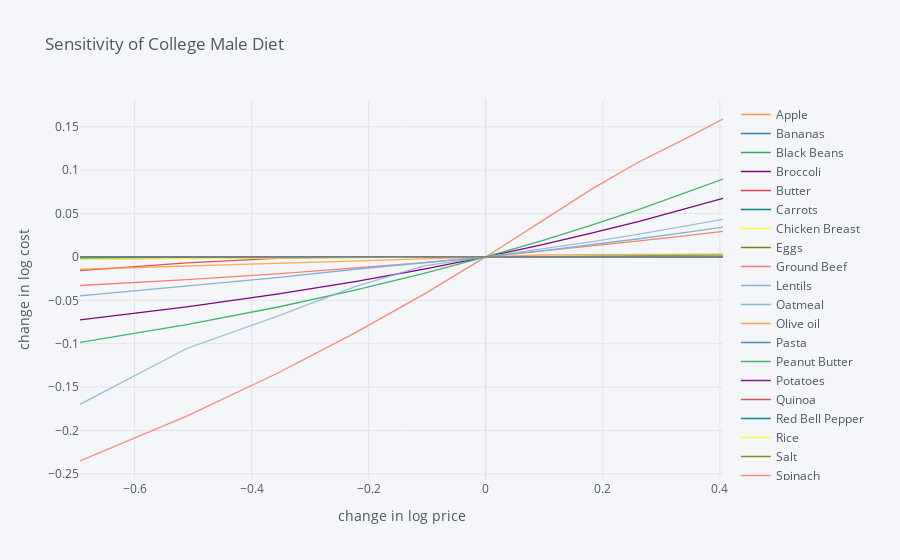

The cell this chart's notebook holds for it:
### Markdown cell above
### Sensitization of Minimum Cost Diets:

### Code cell
#Sensitization for Regular Male 
import cufflinks as cf
cf.go_offline()

scale = [.5,.6,.7,.8,.9,1.,1.1,1.2,1.3,1.4,1.5]

cost0 = solve_subsistence_problem(D,Prices,bmin_reg.iloc[:,0],bmax_reg.iloc[:,0],tol=tol).fun

Price_response={}
for s in scale:
    cost = {}
    for i,p in enumerate(Prices):
        my_p = Prices.copy()
        my_p[i] = p*s
        result = solve_subsistence_problem(D,my_p,bmin_reg.iloc[:,0],bmax_reg.iloc[:,0],tol=tol)
        cost[Prices.index[i]] = np.log(result.fun/cost0)
    Price_response[np.log(s)] = cost

Price_response = pd.DataFrame(Price_response).T
Price_response.iplot(xTitle='change in log price',yTitle='change in log cost', title = "Sensitivity of College Male Diet")

### Figure 1 — Plotly figure (JSON) as saved in the notebook; plotly's stock layout.template omitted (floating-point values rounded to 4 significant figures)
{"data": [{"line": {"color": "rgba(255, 153, 51, 1.0)", "dash": "solid", "shape": "linear", "width": 1.3}, "mode": "lines", "name": "Apple", "text": "", "type": "scatter", "x": [-0.6931, -0.5108, -0.3567, -0.2231, -0.1054, 0, 0.09531, 0.1823, 0.2624, 0.3365, 0.4055], "y": [4.825e-11, 5.527e-11, 5.669e-11, 1.054e-11, -1.129e-12, 0, 4.861e-12, 1.109e-11, 1.838e-11, 2.74e-11, 2.581e-11]}, {"line": {"color": "rgba(55, 128, 191, 1.0)", "dash": "solid", "shape": "linear", "width": 1.3}, "mode": "lines", "name": "Bananas", "text": "", "type": "scatter", "x": [-0.6931, -0.5108, -0.3567, -0.2231, -0.1054, 0, 0.09531, 0.1823, 0.2624, 0.3365, 0.4055], "y": [-4.956e-11, 1.223e-06, -1.742e-12, 7.313e-11, 5.513e-11, 0, 2.264e-06, 1.834e-06, 1.538e-06, 1.323e-06, 1.163e-06]}, {"line": {"color": "rgba(50, 171, 96, 1.0)", "dash": "solid", "shape": "linear", "width": 1.3}, "mode": "lines", "name": "Black Beans", "text": "", "type": "scatter", "x": [-0.6931, -0.5108, -0.3567, -0.2231, -0.1054, 0, 0.09531, 0.1823, 0.2624, 0.3365, 0.4055], "y": [-0.002083, -0.001666, -0.001249, -0.0008328, -0.0004163, 0, 0.0004161, 0.0008338, 0.001249, 0.001665, 0.00208]}, {"line": {"color": "rgba(128, 0, 128, 1.0)", "dash": "solid", "shape": "linear", "width": 1.3}, "mode": "lines", "name": "Broccoli", "text": "", "type": "scatter", "x": [-0.6931, -0.5108, -0.3567, -0.2231, -0.1054, 0, 0.09531, 0.1823, 0.2624, 0.3365, 0.4055], "y": [-0.07252, -0.05759, -0.04288, -0.02838, -0.01409, 0, 0.01389, 0.0276, 0.04111, 0.05445, 0.06761]}, {"line": {"color": "rgba(219, 64, 82, 1.0)", "dash": "solid", "shape": "linear", "width": 1.3}, "mode": "lines", "name": "Butter ", "text": "", "type": "scatter", "x": [-0.6931, -0.5108, -0.3567, -0.2231, -0.1054, 0, 0.09531, 0.1823, 0.2624, 0.3365, 0.4055], "y": [5.494e-11, 3.74e-11, 2.314e-11, 1.233e-11, 4.712e-12, 0, -2.356e-12, -2.739e-12, -1.71e-12, 4.206e-13, 8.726e-13]}, {"line": {"color": "rgba(0, 128, 128, 1.0)", "dash": "solid", "shape": "linear", "width": 1.3}, "mode": "lines", "name": "Carrots", "text": "", "type": "scatter", "x": [-0.6931, -0.5108, -0.3567, -0.2231, -0.1054, 0, 0.09531, 0.1823, 0.2624, 0.3365, 0.4055], "y": [1.185e-10, 1.156e-10, 1.756e-10, 1.088e-10, 3.008e-11, 0, -6.108e-12, 1.837e-12, 1.956e-11, 4.492e-11, 7.352e-11]}, {"line": {"color": "rgba(255, 255, 51, 1.0)", "dash": "solid", "shape": "linear", "width": 1.3}, "mode": "lines", "name": "Chicken Breast", "text": "", "type": "scatter", "x": [-0.6931, -0.5108, -0.3567, -0.2231, -0.1054, 0, 0.09531, 0.1823, 0.2624, 0.3365, 0.4055], "y": [4.452e-11, 3.041e-11, 2.032e-11, 1.242e-11, 5.778e-12, 0, -5.215e-12, -9.902e-12, -1.436e-11, -1.847e-11, -2.24e-11]}, {"line": {"color": "rgba(128, 128, 0, 1.0)", "dash": "solid", "shape": "linear", "width": 1.3}, "mode": "lines", "name": "Eggs", "text": "", "type": "scatter", "x": [-0.6931, -0.5108, -0.3567, -0.2231, -0.1054, 0, 0.09531, 0.1823, 0.2624, 0.3365, 0.4055], "y": [1.314e-10, 1.185e-10, 9.359e-11, 6.365e-11, 3.186e-11, 0, 2.311e-06, 1.732e-06, 1.194e-06, 7.13e-07, 3.458e-07]}, {"line": {"color": "rgba(251, 128, 114, 1.0)", "dash": "solid", "shape": "linear", "width": 1.3}, "mode": "lines", "name": "Ground Beef", "text": "", "type": "scatter", "x": [-0.6931, -0.5108, -0.3567, -0.2231, -0.1054, 0, 0.09531, 0.1823, 0.2624, 0.3365, 0.4055], "y": [-0.03293, -0.02626, -0.01963, -0.01304, -0.0065, 0, 0.006459, 0.01288, 0.01841, 0.0239, 0.02936]}, {"line": {"color": "rgba(128, 177, 211, 1.0)", "dash": "solid", "shape": "linear", "width": 1.3}, "mode": "lines", "name": "Lentils", "text": "", "type": "scatter", "x": [-0.6931, -0.5108, -0.3567, -0.2231, -0.1054, 0, 0.09531, 0.1823, 0.2624, 0.3365, 0.4055], "y": [-0.04499, -0.03373, -0.02387, -0.0142, -0.007073, 0, 0.007025, 0.014, 0.02093, 0.0277, 0.03438]}, {"line": {"color": "rgba(128, 177, 211, 0.8999999999999999)", "dash": "solid", "shape": "linear", "width": 1.3}, "mode": "lines", "name": "Oatmeal", "text": "", "type": "scatter", "x": [-0.6931, -0.5108, -0.3567, -0.2231, -0.1054, 0, 0.09531, 0.1823, 0.2624, 0.3365, 0.4055], "y": [5.318e-11, 3.538e-11, 2.308e-11, 1.394e-11, 6.511e-12, 0, -6.192e-12, -1.236e-11, -1.856e-11, 2.431e-06, 2.305e-06]}, {"line": {"color": "rgba(255, 153, 51, 0.8999999999999999)", "dash": "solid", "shape": "linear", "width": 1.3}, "mode": "lines", "name": "Olive oil ", "text": "", "type": "scatter", "x": [-0.6931, -0.5108, -0.3567, -0.2231, -0.1054, 0, 0.09531, 0.1823, 0.2624, 0.3365, 0.4055], "y": [0, 0, 0, 0, 0, 0, 0, 0, 0, 0, 0]}, {"line": {"color": "rgba(55, 128, 191, 0.8999999999999999)", "dash": "solid", "shape": "linear", "width": 1.3}, "mode": "lines", "name": "Pasta", "text": "", "type": "scatter", "x": [-0.6931, -0.5108, -0.3567, -0.2231, -0.1054, 0, 0.09531, 0.1823, 0.2624, 0.3365, 0.4055], "y": [8.127e-10, 3.797e-10, 1.935e-10, 9.678e-11, 3.914e-11, 0, -2.826e-11, 4.148e-07, 3.972e-07, 6.202e-07, 7.069e-07]}, {"line": {"color": "rgba(50, 171, 96, 0.8999999999999999)", "dash": "solid", "shape": "linear", "width": 1.3}, "mode": "lines", "name": "Peanut Butter", "text": "", "type": "scatter", "x": [-0.6931, -0.5108, -0.3567, -0.2231, -0.1054, 0, 0.09531, 0.1823, 0.2624, 0.3365, 0.4055], "y": [-0.09859, -0.07808, -0.05798, -0.03828, -0.01896, 0, 0.01861, 0.03687, 0.05481, 0.07243, 0.08974]}, {"line": {"color": "rgba(128, 0, 128, 0.8999999999999999)", "dash": "solid", "shape": "linear", "width": 1.3}, "mode": "lines", "name": "Potatoes", "text": "", "type": "scatter", "x": [-0.6931, -0.5108, -0.3567, -0.2231, -0.1054, 0, 0.09531, 0.1823, 0.2624, 0.3365, 0.4055], "y": [9.531e-11, 5.447e-11, 3.109e-11, 1.653e-11, 6.808e-12, 0, -4.966e-12, -8.682e-12, -1.158e-11, -1.391e-11, -1.577e-11]}, {"line": {"color": "rgba(219, 64, 82, 0.8999999999999999)", "dash": "solid", "shape": "linear", "width": 1.3}, "mode": "lines", "name": "Quinoa", "text": "", "type": "scatter", "x": [-0.6931, -0.5108, -0.3567, -0.2231, -0.1054, 0, 0.09531, 0.1823, 0.2624, 0.3365, 0.4055], "y": [-0.01577, -0.006794, -0.001595, 2.976e-09, 3.465e-11, 0, -1.408e-11, -2.292e-11, -2.936e-11, 2.242e-06, 2.16e-06]}, {"line": {"color": "rgba(0, 128, 128, 0.8999999999999999)", "dash": "solid", "shape": "linear", "width": 1.3}, "mode": "lines", "name": "Red Bell Pepper", "text": "", "type": "scatter", "x": [-0.6931, -0.5108, -0.3567, -0.2231, -0.1054, 0, 0.09531, 0.1823, 0.2624, 0.3365, 0.4055], "y": [1.84e-11, 1.326e-11, 9.525e-12, 6.366e-12, 3.236e-12, 0, -3.42e-12, -6.972e-12, -1.067e-11, -1.446e-11, -1.829e-11]}, {"line": {"color": "rgba(255, 255, 51, 0.8999999999999999)", "dash": "solid", "shape": "linear", "width": 1.3}, "mode": "lines", "name": "Rice", "text": "", "type": "scatter", "x": [-0.6931, -0.5108, -0.3567, -0.2231, -0.1054, 0, 0.09531, 0.1823, 0.2624, 0.3365, 0.4055], "y": [-0.002636, -0.001756, -0.0008757, -0.0003897, -0.0001934, 0, 0.0001949, 0.0003895, 0.0005206, 0.0005208, 0.0005206]}, {"line": {"color": "rgba(128, 128, 0, 0.8999999999999999)", "dash": "solid", "shape": "linear", "width": 1.3}, "mode": "lines", "name": "Salt", "text": "", "type": "scatter", "x": [-0.6931, -0.5108, -0.3567, -0.2231, -0.1054, 0, 0.09531, 0.1823, 0.2624, 0.3365, 0.4055], "y": [1.584e-07, 1.096e-07, 6.335e-08, 3.668e-07, 4.792e-07, 0, 3.959e-10, 1.062e-09, 1.488e-09, 6.803e-07, -3.716e-11]}, {"line": {"color": "rgba(251, 128, 114, 0.8999999999999999)", "dash": "solid", "shape": "linear", "width": 1.3}, "mode": "lines", "name": "Spinach", "text": "", "type": "scatter", "x": [-0.6931, -0.5108, -0.3567, -0.2231, -0.1054, 0, 0.09531, 0.1823, 0.2624, 0.3365, 0.4055], "y": [-0.2352, -0.1835, -0.1344, -0.08756, -0.04282, 0, 0.04097, 0.0787, 0.1097, 0.1346, 0.159]}, {"line": {"color": "rgba(251, 128, 114, 0.7999999999999998)", "dash": "solid", "shape": "linear", "width": 1.3}, "mode": "lines", "name": "Strawberries", "text": "", "type": "scatter", "x": [-0.6931, -0.5108, -0.3567, -0.2231, -0.1054, 0, 0.09531, 0.1823, 0.2624, 0.3365, 0.4055], "y": [4.669e-11, 3.407e-11, 2.403e-11, 1.534e-11, 7.397e-12, 0, -7.009e-12, -1.371e-11, -2.016e-11, -2.635e-11, 2.283e-06]}, {"line": {"color": "rgba(128, 177, 211, 0.7999999999999998)", "dash": "solid", "shape": "linear", "width": 1.3}, "mode": "lines", "name": "String Cheese", "text": "", "type": "scatter", "x": [-0.6931, -0.5108, -0.3567, -0.2231, -0.1054, 0, 0.09531, 0.1823, 0.2624, 0.3365, 0.4055], "y": [-0.1699, -0.1055, -0.06856, -0.03428, -0.01036, 0, 0.00884, 0.0176, 0.02629, 0.03481, 0.0432]}, {"line": {"color": "rgba(255, 153, 51, 0.7999999999999998)", "dash": "solid", "shape": "linear", "width": 1.3}, "mode": "lines", "name": "Whole-Grain Bread", "text": "", "type": "scatter", "x": [-0.6931, -0.5108, -0.3567, -0.2231, -0.1054, 0, 0.09531, 0.1823, 0.2624, 0.3365, 0.4055], "y": [-0.01421, -0.01067, -0.007863, -0.005061, -0.002297, 0, 0.002235, 0.002711, 0.003186, 0.003212, 0.003212]}, {"line": {"color": "rgba(55, 128, 191, 0.7999999999999998)", "dash": "solid", "shape": "linear", "width": 1.3}, "mode": "lines", "name": "Yogurt", "text": "", "type": "scatter", "x": [-0.6931, -0.5108, -0.3567, -0.2231, -0.1054, 0, 0.09531, 0.1823, 0.2624, 0.3365, 0.4055], "y": [4.35e-08, 1.409e-10, 1.504e-10, 6.257e-11, 2.336e-11, 0, -1.631e-11, -2.88e-11, 2.152e-06, 1.982e-06, 1.834e-06]}], "layout": {"legend": {"bgcolor": "#F5F6F9", "font": {"color": "#4D5663"}}, "paper_bgcolor": "#F5F6F9", "plot_bgcolor": "#F5F6F9", "title": {"font": {"color": "#4D5663"}, "text": "Sensitivity of College Male Diet"}, "xaxis": {"gridcolor": "#E1E5ED", "showgrid": true, "tickfont": {"color": "#4D5663"}, "title": {"font": {"color": "#4D5663"}, "text": "change in log price"}, "zerolinecolor": "#E1E5ED"}, "yaxis": {"gridcolor": "#E1E5ED", "showgrid": true, "tickfont": {"color": "#4D5663"}, "title": {"font": {"color": "#4D5663"}, "text": "change in log cost"}, "zerolinecolor": "#E1E5ED"}}}
